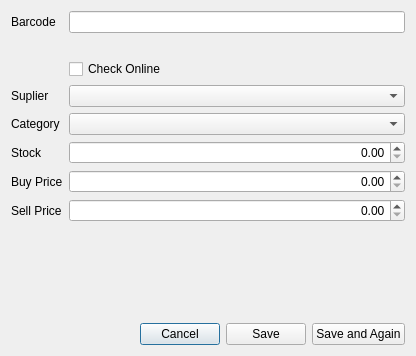
<?xml version="1.0" encoding="UTF-8"?>
<ui version="4.0">
 <class>InitialStockAddDialog</class>
 <widget class="QDialog" name="InitialStockAddDialog">
  <property name="geometry">
   <rect>
    <x>0</x>
    <y>0</y>
    <width>416</width>
    <height>356</height>
   </rect>
  </property>
  <property name="windowTitle">
   <string>Add New Initial Stock</string>
  </property>
  <layout class="QVBoxLayout" name="verticalLayout">
   <item>
    <layout class="QFormLayout" name="formLayout">
     <item row="0" column="0">
      <widget class="QLabel" name="label">
       <property name="text">
        <string>Barcode</string>
       </property>
      </widget>
     </item>
     <item row="0" column="1">
      <widget class="QLineEdit" name="lineBarcode"/>
     </item>
     <item row="1" column="1">
      <widget class="QLabel" name="labelName">
       <property name="text">
        <string/>
       </property>
      </widget>
     </item>
     <item row="2" column="1">
      <widget class="QCheckBox" name="checkOnline">
       <property name="text">
        <string>Check Online</string>
       </property>
      </widget>
     </item>
     <item row="3" column="0">
      <widget class="QLabel" name="label_6">
       <property name="text">
        <string>Suplier</string>
       </property>
      </widget>
     </item>
     <item row="3" column="1">
      <widget class="QComboBox" name="comboSuplier"/>
     </item>
     <item row="4" column="0">
      <widget class="QLabel" name="label_7">
       <property name="text">
        <string>Category</string>
       </property>
      </widget>
     </item>
     <item row="4" column="1">
      <widget class="QComboBox" name="comboCategory"/>
     </item>
     <item row="5" column="0">
      <widget class="QLabel" name="label_2">
       <property name="text">
        <string>Stock</string>
       </property>
      </widget>
     </item>
     <item row="5" column="1">
      <widget class="QDoubleSpinBox" name="doubleStock">
       <property name="alignment">
        <set>Qt::AlignRight|Qt::AlignTrailing|Qt::AlignVCenter</set>
       </property>
       <property name="maximum">
        <double>1000000.000000000000000</double>
       </property>
      </widget>
     </item>
     <item row="6" column="0">
      <widget class="QLabel" name="label_3">
       <property name="text">
        <string>Buy Price</string>
       </property>
      </widget>
     </item>
     <item row="6" column="1">
      <widget class="QDoubleSpinBox" name="doubleBuyPrice">
       <property name="alignment">
        <set>Qt::AlignRight|Qt::AlignTrailing|Qt::AlignVCenter</set>
       </property>
       <property name="maximum">
        <double>1000000000.000000000000000</double>
       </property>
      </widget>
     </item>
     <item row="7" column="0">
      <widget class="QLabel" name="label_4">
       <property name="text">
        <string>Sell Price</string>
       </property>
      </widget>
     </item>
     <item row="7" column="1">
      <widget class="QDoubleSpinBox" name="doubleSellPrice">
       <property name="alignment">
        <set>Qt::AlignRight|Qt::AlignTrailing|Qt::AlignVCenter</set>
       </property>
       <property name="maximum">
        <double>1000000000.000000000000000</double>
       </property>
      </widget>
     </item>
     <item row="8" column="1">
      <widget class="QLabel" name="labelMargin">
       <property name="text">
        <string/>
       </property>
       <property name="alignment">
        <set>Qt::AlignRight|Qt::AlignTrailing|Qt::AlignVCenter</set>
       </property>
      </widget>
     </item>
    </layout>
   </item>
   <item>
    <spacer name="verticalSpacer">
     <property name="orientation">
      <enum>Qt::Vertical</enum>
     </property>
     <property name="sizeHint" stdset="0">
      <size>
       <width>20</width>
       <height>40</height>
      </size>
     </property>
    </spacer>
   </item>
   <item>
    <layout class="QHBoxLayout" name="horizontalLayout">
     <item>
      <spacer name="horizontalSpacer">
       <property name="orientation">
        <enum>Qt::Horizontal</enum>
       </property>
       <property name="sizeHint" stdset="0">
        <size>
         <width>40</width>
         <height>20</height>
        </size>
       </property>
      </spacer>
     </item>
     <item>
      <widget class="QPushButton" name="pushCancel">
       <property name="text">
        <string>Cancel</string>
       </property>
      </widget>
     </item>
     <item>
      <widget class="QPushButton" name="pushSave">
       <property name="text">
        <string>Save</string>
       </property>
      </widget>
     </item>
     <item>
      <widget class="QPushButton" name="pushSaveAgain">
       <property name="text">
        <string>Save and Again</string>
       </property>
      </widget>
     </item>
    </layout>
   </item>
  </layout>
 </widget>
 <tabstops>
  <tabstop>lineBarcode</tabstop>
  <tabstop>checkOnline</tabstop>
  <tabstop>comboSuplier</tabstop>
  <tabstop>comboCategory</tabstop>
  <tabstop>doubleStock</tabstop>
  <tabstop>doubleBuyPrice</tabstop>
  <tabstop>doubleSellPrice</tabstop>
  <tabstop>pushSaveAgain</tabstop>
  <tabstop>pushSave</tabstop>
  <tabstop>pushCancel</tabstop>
 </tabstops>
 <resources/>
 <connections>
  <connection>
   <sender>pushCancel</sender>
   <signal>clicked()</signal>
   <receiver>InitialStockAddDialog</receiver>
   <slot>close()</slot>
   <hints>
    <hint type="sourcelabel">
     <x>160</x>
     <y>332</y>
    </hint>
    <hint type="destinationlabel">
     <x>207</x>
     <y>177</y>
    </hint>
   </hints>
  </connection>
 </connections>
</ui>
